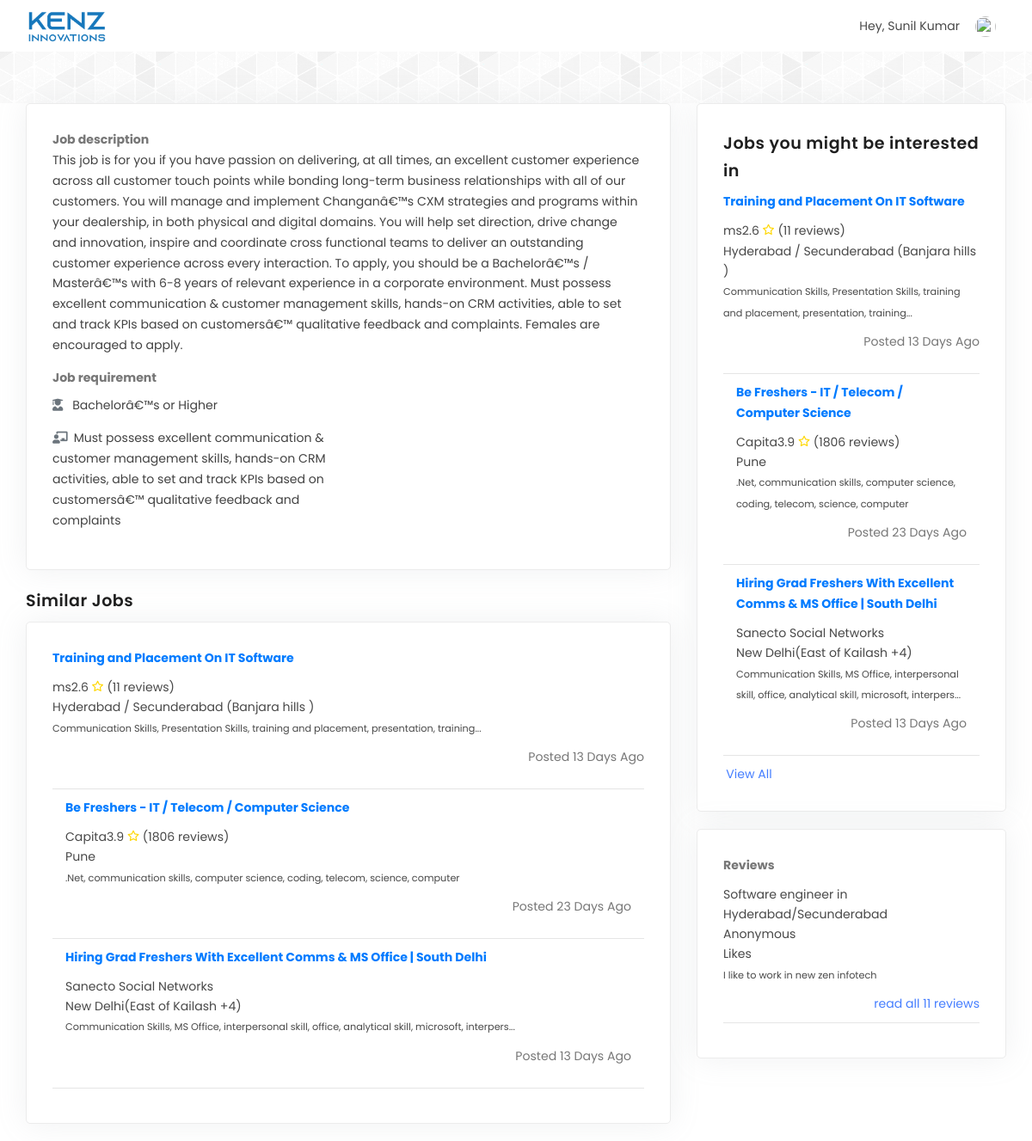
The page /apply.php (signed in) on the database its author committed.
### tables this page shows
CREATE TABLE `post` (
  `sno` int(200) NOT NULL,
  `employer_id` int(11) NOT NULL,
  `job_title` varchar(500) DEFAULT NULL,
  `job_description` varchar(1000) DEFAULT NULL,
  `exper_min` varchar(200) DEFAULT NULL,
  `exper_max` varchar(200) DEFAULT NULL,
  `salary_min` varchar(200) DEFAULT NULL,
  `salary_max` varchar(200) DEFAULT NULL,
  `location` varchar(200) DEFAULT NULL,
  `role` varchar(200) DEFAULT NULL,
  `openings` varchar(200) DEFAULT NULL,
  `industry_type` varchar(200) DEFAULT NULL,
  `function_area` varchar(200) DEFAULT NULL,
  `emp_type` varchar(200) DEFAULT NULL,
  `role_category` varchar(200) DEFAULT NULL,
  `education` varchar(200) DEFAULT NULL,
  `skills` varchar(200) DEFAULT NULL,
  `post_date` varchar(200) DEFAULT NULL,
  `post_time` varchar(200) DEFAULT NULL,
  `status` enum('active','inactive','on hold','') DEFAULT 'active',
  `seq` int(10) DEFAULT NULL,
  `client_id` int(11) DEFAULT NULL,
  `created_at` datetime NOT NULL DEFAULT current_timestamp()
);

### apply.php (the view, shortened to what the rows shown need)
<?php
include('config.php');
?>
<!DOCTYPE html>
<html lang="en">
<head>
    <link href="webcss/plugins.css" rel="stylesheet">
    <link href="webcss/style.css" rel="stylesheet">
</head>
<body>
    <div class="body-inner">
        <div class="container-fluid">
            <div class="col-md-12" >
            <div class="row">
                <div class="col-md-8">
                    <?php
                       $joblisting = new posts($conn);
                       $joblists = $joblisting ->joblist();
                       $postid = $_GET['postid'];
                       foreach ($joblists as $joblist) {
                       if($joblist['sno'] == $postid) { ?>
                       <?php
                             $fetch_com=$conn->prepare("SELECT e.* FROM employer_tbl e LEFT JOIN post p ON p.employer_id = e.id WHERE p.sno=:postid");
                            $fetch_com->bindparam(':postid', $postid);
                            $fetch_com->execute();
                            $c_key=$fetch_com->fetch(PDO::FETCH_ASSOC);
                            ?>
                            <article  style="background: #fff !important">
                                <div class="card card-article" style="cursor: pointer;">
                                    <div class="row">
                                        <div class="col-md-10">
                                            <h4 class="m-0"><b><?=$c_key['company_name']?></b></h4>
                                            <p class="m-b-10"><?=$c_key['designation']?></p>
                                            <p class="m-0"><b>Company Description</b></p>
                                            <p class="m-b-10"><?=$c_key['company_description']?></p>
                                            <p class="m-0"><b>Company Info</b></p>
                                            <small>Address : <?=$c_key['company_address']?> , <?=$c_key['city']?> , <?=$c_key['company_state']?> , <?=$c_key['company_country']?> , <?=$c_key['company_pincode']?></small>
                                        </div>
                                        <div class="col-md-2">
                                            <img src="<?=$c_key['company_logo']?>" class="img-fluid" style="max-height: 100px;max-width: 200px"/>
                                        </div>
                                    </div>
                                </div>
                            </article>
<article style="background: #fff !important">
    <div class="card card-article" style="cursor: pointer;">
        <div class="row">
            <div class="col-md-12">
                <p class="m-0">
                  <b><?php echo $joblist['job_title']; ?></b><br>
                  <span><?php echo $joblist['role']; ?> <i class="icon-star" style="color: gold"></i> (11 Reviews)</span>
                </p>
                <div>
                    <ul style="list-style-type: none;padding: 0px !important;margin: 10px 0px;grid-gap:12px;cursor: pointer;">
                        <?php
                             if ($joblist['exper_max']!='') {
                                 ?>
                                   <li><i class="icon-clipboard "></i>  <?php echo $joblist['exper_min']; ?> - <?php echo $joblist['exper_max']; ?></li>
                                 <?php
                             }else {
                                 echo "";
                             }
                        ?>
                        <?php
                             if ($joblist['salary_max']!='') {
                                 ?>
                                    <li><i class="fas fa-coins text-muted mr-2"></i> <?php echo $joblist['salary_min']; ?> - <?php echo $joblist['salary_max']; ?></li>
                                 <?php
                             }else {
                                 echo "";
                             }
                        ?>
                        <?php
                             if ($joblist['location']!='') {
                                 ?>
                                     <li><i class="icon-map-pin"></i> <?php echo $joblist['location']; ?></li>
                                 <?php
                             }else {
                             }
                        ?>
                   </ul>
                </div>
                <div>
                	<ul style="list-style-type: none;padding: 0px !important;margin: 10px 0px;grid-gap:12px;cursor: pointer;">
                        <li style="position: absolute;right:15px;bottom: 17%">
                        <?php
                            $postid = htmlspecialchars(trim($_GET['postid']));
                            $fetch = $conn->prepare("SELECT * FROM applicants WHERE applied_id=:applied_id AND jobid=:jobid");
                            $fetch->bindParam(':applied_id', $userRow['id']);
                            $fetch->bindParam(':jobid', $postid);
                            $fetch->execute();
                            if ($fetch->rowCount() > 0) {
                                ?>
                                <a href="#" class="btn btn-success mt-2 ml-2"  style="float: right;margin-bottom: 20px !important;"><i class="fas fa-check"></i> Applied</a>
                                <?php
                            } else {
                            ?>
                                <a href="application.php?login&id=<?=$userRow['id']?>&postid=<?php echo $joblist['sno']; ?>&jobtitle=<?php echo $joblist['job_title']; ?>&rolecategory=<?php echo $joblist['role_category']; ?>"><button class="btn m-b-10"  style="float: right;margin-bottom: 20px !important;" > I AM INTERESTED</button></a><br>
                                <?php
                            }
                        ?>
                        </li>
                	</ul> <br>
                	<hr class="m-b-20 m-t-10">
                	<div class="">
                		<span class="vertical">Posted :
                            <strong>
                             <?php echo $joblist['post_date']; ?>
                             </strong>
                        </span>
                		<span style="margin-left:10px">Openings :
                            <strong><?php echo $joblist['openings']; ?>
                            </strong>
                        </span>
                	</div>
                </div>
            </div>
        </div>
    </div>
</article>
                    <?php } } ?>
                    <article style="background: #fff !important">
                        <div class="card card-article" style="cursor: pointer;">
                            <div class="row">
                                <div class="col-md-12">
                                    <div>
                                        <p style="color: #424242">
                                           <?php echo $joblist['job_description']; ?>
                                        </p>
                                    </div>
                                </div>
                                <div class="col-md-12">
                                    <div class="row" style="margin-top: 8px">
                                        <div class="col-md-6">
                                            <p style="color: #424242"><i class="fas fa-user-graduate text-muted mr-2"></i> <?php echo $joblist['education']; ?></p>
                                            <p style="color: #424242"><i class="fas fa-chalkboard-teacher text-muted mr-2"></i><?php echo $joblist['skills']; ?></p>
                                        </div>
                                    </div>
                                </div>
                            </div>
                        </div>
                    </article>
                </div>
            </div>
        </div>
        </div>
    </div>
</body>
</html>

### rows shown on the page
post: job_description "This job is for you if you have passion on delivering, at all times, an excellent customer experience across all customer touch points while bonding long-term business relationships with all of our customers. You will manage and implement Changanâ€™s CXM strategies and programs within your dealership, in both physical and digital domains. You will help set direction, drive change and innovation, inspire and coordinate cross functional teams to deliver an outstanding customer experience across every interaction. To apply, you should be a Bachelorâ€™s / Masterâ€™s with 6-8 years of relevant experience in a corporate environment. Must possess excellent communication & customer management…", education "Bachelorâ€™s or Higher", skills "Must possess excellent communication & customer management skills, hands-on CRM activities, able to set and track KPIs based on customersâ€™ qualitative feedback and complaints"

### other values the page prints
$_SESSION['name'] "Sunil Kumar"
